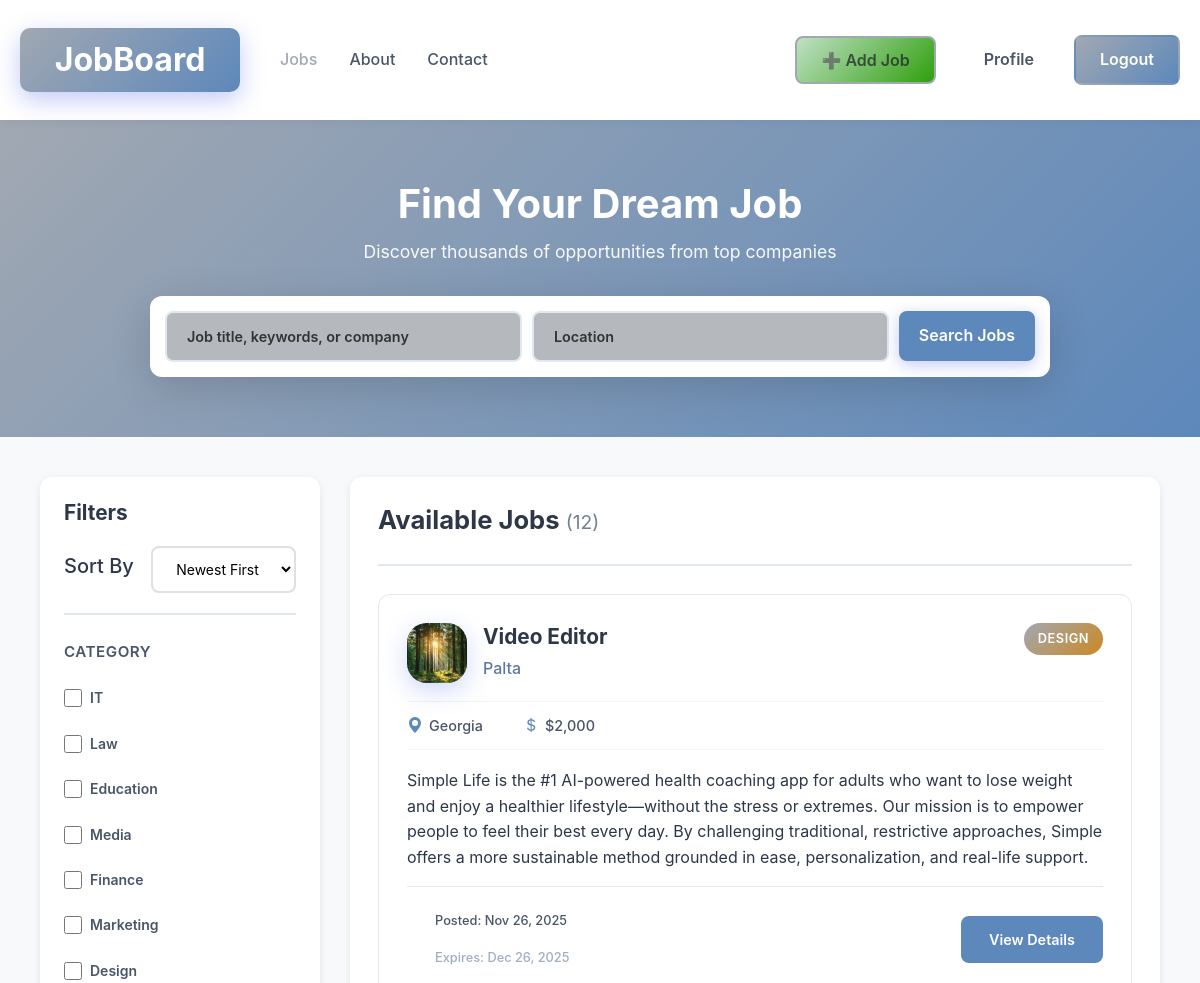
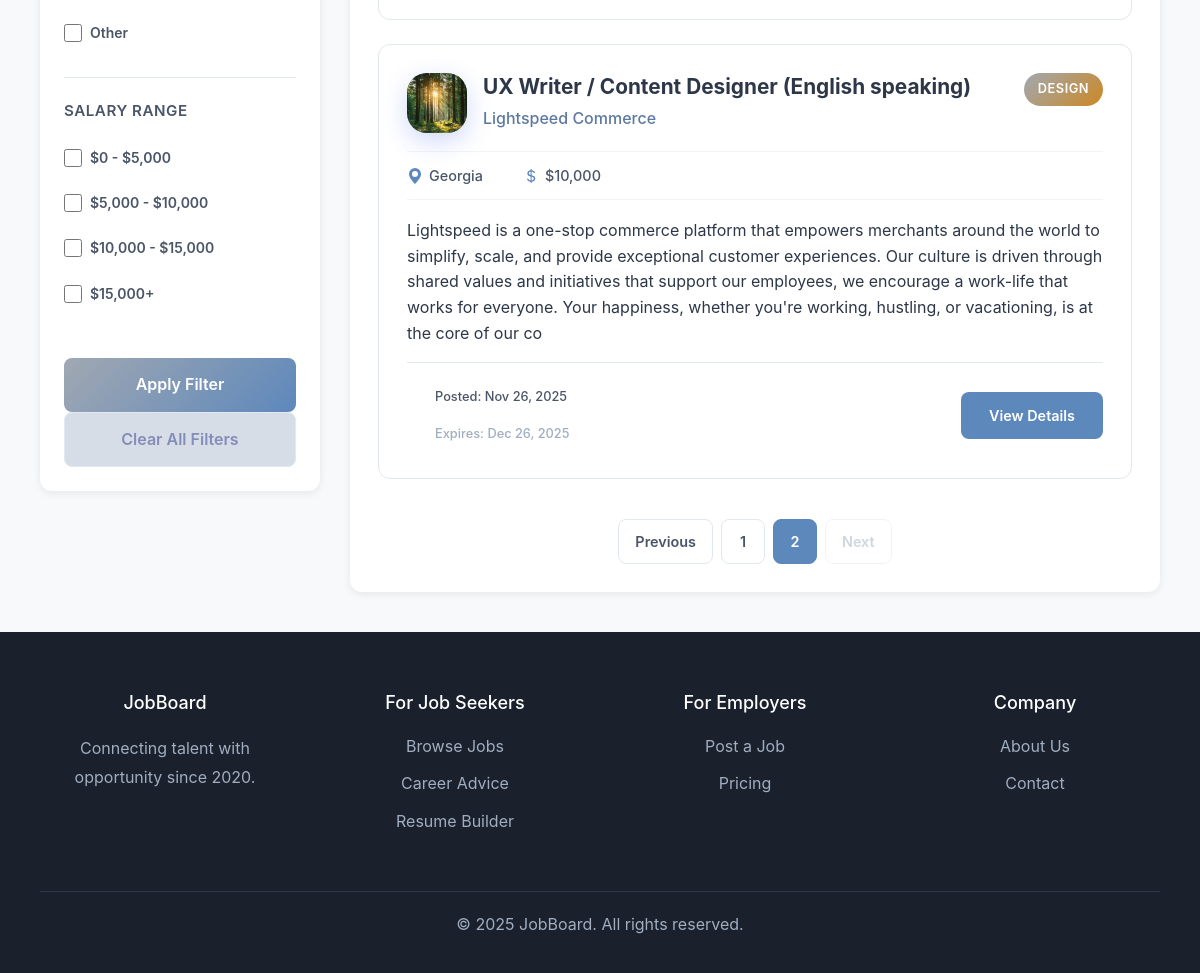
Page /jobs?page=2 (signed in) on the committed database (2 pictures, top to bottom).
### models.py (models this page shows, shortened)
class Job(db.Model):
    id = db.Column(db.Integer, primary_key=True)
    title = db.Column(db.String(100), nullable=False)
    date_posted = db.Column(db.Date, nullable=False, default=date.today)
    date_expire = db.Column(db.Date, nullable=False, default=lambda: date.today() + timedelta(days=30))
    short_description = db.Column(db.Text, nullable=False)
    full_description = db.Column(db.Text, nullable=False)
    company = db.Column(db.String(100), nullable=False)
    salary = db.Column(db.Integer, nullable=True, default=1000)
    location = db.Column(db.String(100), nullable=False)
    category = db.Column(db.String(50), nullable=False)
    user_id = db.Column(db.Integer, db.ForeignKey('user.id'), nullable=False)

class User(db.Model,UserMixin):
    id=db.Column(db.Integer,primary_key=True)
    firstname = db.Column(db.String(20), nullable=False)
    lastname = db.Column(db.String(20), nullable=False)
    username = db.Column(db.String(20), unique=True, nullable=False)
    email = db.Column(db.String(50), unique=True, nullable=False)
    password = db.Column(db.String(60),nullable=False)
    image_file = db.Column(db.String(30), nullable=False, default='default.jpg')
    registration_date=db.Column(db.Date, nullable=False, default=date.today)
    jobs = db.relationship('Job', backref='author', lazy=True)

### routes.py (the view, shortened to what this page needs)
@app.route('/', methods=['GET', 'POST'])
@app.route('/home', methods=['GET', 'POST'])
@app.route('/jobs', methods=['GET', 'POST'])
def home_page():
    form = FilterForm(request.args, meta={'csrf': False})
    company = request.args.get('company')
    categories = request.args.getlist('job_category')
    salary_ranges = request.args.getlist('salary_range')
    order_by = request.args.get('order_by')
    search = request.args.get('search')
    location_filter = request.args.get('location')
    page = request.args.get('page', 1, type=int)
    query = Job.query
    if company:
        query = query.filter_by(company=company)
    if location_filter:
        query = query.filter(Job.location.ilike(f'%{location_filter}%'))
    if categories:
        query = query.filter(Job.category.in_(categories))
    if order_by:
        if order_by == '1':  # Newest First
            query = query.order_by(Job.date_posted.desc())
        elif order_by == '2':  # Oldest First
            query = query.order_by(Job.date_posted.asc())
        elif order_by == '3':  # Highest Salary
            query = query.order_by(Job.salary.desc())
        elif order_by == '4':  # Lowest Salary
            query = query.order_by(Job.salary.asc())
    else:
        query = query.order_by(Job.date_posted.desc())
    jobs = query.paginate(page=page, per_page=10)
    return render_template('jobs.html', jobs=jobs, form=form)

### app.py (called while the page is built)
@login_manager.user_loader
def load_user(user_id):
    return User.query.get(int(user_id))

### templates/jobs.html (shortened to what this page needs)
{% extends 'base.html' %}
{% block content %}
<div class="jobs-page">
    <section class="jobs-hero">
        <div class="container">
            <h1>Find Your Dream Job</h1>
            <p>Discover thousands of opportunities from top companies</p>
            <div class="search-container">
                <form method="GET" action="{{ url_for('home_page') }}" class="job-search-form">
                    <div class="search-input-group">
                        <input type="text" name="search" placeholder="Job title, keywords, or company" class="search-input" value="{{ request.args.get('search', '') }}">
                        <input type="text" name="location" placeholder="Location" class="search-input" value="{{ request.args.get('location', '') }}">
                        <div>
                            <button type="submit" class="search-btn">Search Jobs</button>
                        </div>
                    </div>
                </form>
            </div>
        </div>
    </section>
    <section class="jobs-section">
        <div class="container">
            <div class="jobs-layout">
                <aside class="filters-sidebar">
                    <h3>Filters</h3>
                    <form method="GET" action="{{ url_for('home_page') }}">
                        <div class="jobs-header">
                            <h5>Sort By</h5>
                            <div>
                                {{ form.order_by(class="form-input") }}
                            </div>
                        </div>
                        <div class="filter-group">
                            <h4>Category</h4>
                                <div class="checkbox-group">
                                    {% for choice in form.job_category %}
                                        <label class="checkbox-container">
                                            {{ choice }}
                                            <span class="checkbox-label">
                                                {{ choice.label }}
                                            </span>
                                        </label>
                                    {% endfor %}
                                </div>
                        </div>
                        <div class="filter-group">
                            <h4>Salary Range</h4>
                                <div class="checkbox-group">
                                    {% for choice in form.salary_range %}
                                        <label class="checkbox-container">
                                            {{ choice }}
                                            <span class="checkbox-label">
                                                {{ choice.label }}
                                            </span>
                                        </label>
                                    {% endfor %}
                                </div>
                        </div>
                        {{ form.submit(class="apply-btn btn-submit btn-full") }}
                        <a href="{{ url_for('home_page') }}" class="clear-filters-btn btn-submit btn-full">Clear All Filters</a>
                    </form>
                </aside>
                <main class="jobs-main">
                    <div class="jobs-header">
                        <h2>Available Jobs <span class="job-count">({{ jobs.total if jobs else 0 }})</span></h2>
                    </div>
                    <div class="jobs-grid">
                        {% if jobs and jobs.items %}
                            {% for job in jobs.items %}
                                <div class="job-card">
                                    <div class="job-card-header">
                                        <div class="avatar" style="width: 60px; height: 60px; font-size: 40px; border-radius: 20px; overflow: hidden;">
                                            <img src="{{ url_for('static', filename='../static/images/'+job.author.image_file) }}" alt="Logo" style="width: 100%; height: 100%; object-fit: cover;">
                                        </div>
                                        <div class="job-info">
                                            <h3 class="job-title">{{ job.title }}</h3>
                                            <a href="{{ url_for('home_page', company=job.company) }}" class="company-name">{{ job.company }}</a>
                                        </div>
                                        <span class="job-category-badge">{{ job.category }}</span>
                                    </div>
                                    <div class="job-details">
                                        <span class="job-detail-item">
                                            <svg width="16" height="16" fill="currentColor" viewBox="0 0 16 16">
                                                <path d="M8 16s6-5.686 6-10A6 6 0 0 0 2 6c0 4.314 6 10 6 10zm0-7a3 3 0 1 1 0-6 3 3 0 0 1 0 6z"/>
                                            </svg>
                                            {{ job.location }}
                                        </span>
                                        {% if job.salary %}
                                        <span class="job-detail-item">
                                            ${{ "{:,}".format(job.salary) }}
                                        </span>
                                        {% endif %}
                                    </div>
                                    <p class="job-short-description">
                                        {{ job.short_description }}
                                    </p>
                                    <div class="job-card-footer">
                                        <div class="job-dates">
                                            <span class="posted-date">Posted: {{ job.date_posted.strftime('%b %d, %Y') if job.date_posted else 'N/A' }}</span>
                                            <span class="expire-date">Expires: {{ job.date_expire.strftime('%b %d, %Y') if job.date_expire else 'N/A' }}</span>
                                        </div>
                                        <a href="{{ url_for('job_detail_page', job_id=job.id) }}" class="view-details-btn">View Details</a>
                                    </div>
                                </div>
                            {% endfor %}
                        {% endif %}
                    </div>
                    {% if jobs and jobs.total > 0 %}
                        <div class="pagination">
                            {% if jobs.has_prev %}
                                <a href="{{ url_for('home_page', page=jobs.prev_num, search=request.args.get('search'), location=request.args.get('location'), company=request.args.get('company'), order_by=request.args.get('order_by')) }}" class="page-btn">Previous</a>
                            {% else %}
                                <span class="page-btn disabled">Previous</span>
                            {% endif %}
                            {% for page_num in jobs.iter_pages(left_edge=1, right_edge=1, left_current=1, right_current=2) %}
                                {% if page_num %}
                                    {% if page_num == jobs.page %}
                                        <span class="page-btn active">{{ page_num }}</span>
                                    {% else %}
                                        <a href="{{ url_for('home_page', page=page_num, search=request.args.get('search'), location=request.args.get('location'), company=request.args.get('company'), order_by=request.args.get('order_by')) }}" class="page-btn">{{ page_num }}</a>
                                    {% endif %}
                                {% else %}
                                    <span class="page-btn disabled">...</span>
                                {% endif %}
                            {% endfor %}
                            {% if jobs.has_next %}
                                <a href="{{ url_for('home_page', page=jobs.next_num, search=request.args.get('search'), location=request.args.get('location'), company=request.args.get('company'), order_by=request.args.get('order_by')) }}" class="page-btn">Next</a>
                            {% else %}
                                <span class="page-btn disabled">Next</span>
                            {% endif %}
                        </div>
                    {% endif %}
                </main>
            </div>
        </div>
    </section>
</div>
{% endblock %}

### rows in the picture
Job: image_file (picture), title "Video Editor", company "Palta", category "DESIGN", location "Georgia", salary "2,000", short_description "Simple Life is the #1 AI-powered health coaching app for adults who want to lose weight and enjoy a healthier lifestyle—without the stress or extremes. Our mission is to empower people to feel their best every day. By challenging traditional, restrictive approaches, Simple offers a more sustainable method grounded in ease, personalization, and real-life support.", date_posted "Nov 26, 2025", date_expire "Dec 26, 2025"
Job: image_file (picture), title "UX Writer / Content Designer (English speaking)", company "Lightspeed Commerce", category "DESIGN", location "Georgia", salary "10,000", short_description "Lightspeed is a one-stop commerce platform that empowers merchants around the world to simplify, scale, and provide exceptional customer experiences. Our culture is driven through shared values and initiatives that support our employees, we encourage a work-life that works for everyone. Your happiness, whether you're working, hustling, or vacationing, is at the core of our co", date_posted "Nov 26, 2025", date_expire "Dec 26, 2025"

### other values in the picture
{{ choice.label }} "IT" "Law" "Education" "Media" "Finance" "Marketing" "Design" "Other"
{{ choice.label }} "$0 - $5,000" "$5,000 - $10,000" "$10,000 - $15,000" "$15,000+"
{{ jobs.total if jobs else 0 }} "12"
{{ page_num }} "1"
{{ page_num }} "2"
